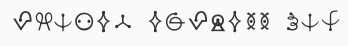
#> input picture 2019/UAH/Criptografía/alienMessage.png, 348 x 46 px
$ python alienMessage.py
#> lines starting #> are read from the running program, lines starting #| are printed output that depends on the picture; after the words box and inside, x2 and y2 are one past the last pixel; in counts of white or black regions, pixels touching at a corner belong together
#!/usr/bin/python3

from PIL import Image
from string import ascii_lowercase


def search(img, start_x, start_y, need_color, fix_x = False, fix_y = False):
	found = False
	for y in range(start_y, img.height) if not fix_y else [start_y]:
		for x in range(start_x, img.width) if not fix_x else [start_x]:
			color = (img.getpixel((x, y)) == 0)
			if (color and need_color) or (not color and not need_color):
				found = True
				break
		if found:
			break

	if found:
		return (x,y)
	else:
		return (None, None)


def bfs(img, start_x, start_y):
	queue = [(start_x, start_y)]
	visited = set(queue)
	for x, y in queue:
		for dx, dy in [(-1, -1), (-1, 0), (-1, 1), (0, -1), (0, 1), (1, -1), (1, 0), (1, 1)]:
			xx, yy = x + dx, y + dy
			if img.getpixel((xx, yy)) > 0:
				continue
			if (xx, yy) not in visited:
				queue.append((xx, yy))
				visited.add((xx, yy))
	return visited


# search google : python zip(*list)
def bounds(letter):
	x, y = zip(*list(letter))
	min_x, min_y = min(x), min(y)
	max_x, max_y = max(x), max(y)
	return (min_x, min_y), (max_x, max_y)


def normalize(letter):
	(min_x, min_y), (max_x, max_y) = bounds(letter)
	normal = set()
	for x, y in letter:
		xx, yy = x - min_x, y - min_y
		normal.add((xx, yy))
	return frozenset(normal)

def scan(img):
	lines = []
	line_x, line_y = 30, 0
	while True:
		x, y = search(img, line_x, line_y, True, fix_x=True)
		if (x, y)==(None, None): break
		line = []
		while True:
			x, y = search(img, x, y, True, fix_y=True)
			if (x, y)==(None, None): break
			letter = bfs(img, x, y)
			line.append(normalize(letter))
			(min_x, min_y), (max_x, max_y) = bounds(letter)
			x = max_x + 1
			y = (max_y + min_y) // 2
		lines.append(line)
		line_y = max_y + 30
	return lines


def translate(lines):
	alpha = dict()
	index = 0
	text = ''
	for line in lines:
		for letter in line:
			if letter not in alpha:
				alpha[letter] = ascii_lowercase[index]
				index += 1
			text += alpha[letter]
		text += '\n'
	return text


def main():
	img = Image.open('alienMessage.png').convert('1', dither=False)
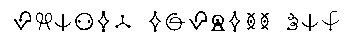
#> img: PIL image 348x46 1; 93.2% white; black in thin lines or dots, all inside (x1, y1, x2, y2) = (14, 11, 339, 32)
	lines = scan(img)
#> the loop in scan, `while True:` made 2 passes
#> after the loop in scan, `while True:`: lines = 1 item
#> lines = 1 item
	print(translate(lines))
#> the loop in translate, `for line in lines:` made 1 pass
#> after the loop in translate, `for line in lines:`: alpha = 15 items; index = 15
#| abcdefghijklmnco

if __name__ == '__main__':
	main()
